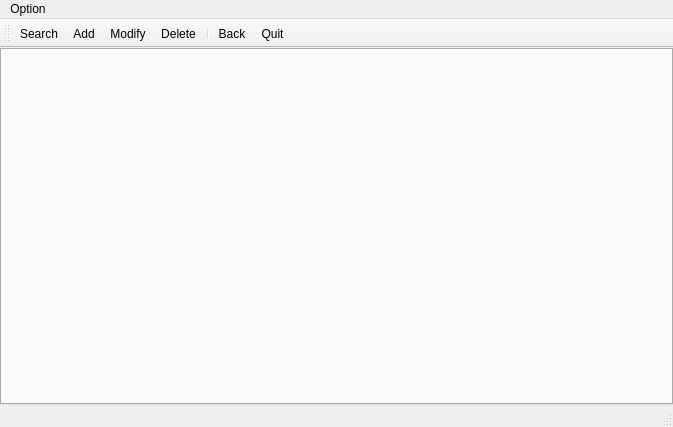
<?xml version="1.0" encoding="UTF-8"?>
<ui version="4.0">
 <class>patient</class>
 <widget class="QMainWindow" name="patient">
  <property name="geometry">
   <rect>
    <x>0</x>
    <y>0</y>
    <width>673</width>
    <height>427</height>
   </rect>
  </property>
  <property name="windowTitle">
   <string>MainWindow</string>
  </property>
  <widget class="QWidget" name="centralwidget">
   <layout class="QHBoxLayout" name="horizontalLayout">
    <property name="leftMargin">
     <number>0</number>
    </property>
    <property name="topMargin">
     <number>0</number>
    </property>
    <property name="rightMargin">
     <number>0</number>
    </property>
    <property name="bottomMargin">
     <number>0</number>
    </property>
    <item>
     <widget class="QTabWidget" name="tabWidget"/>
    </item>
   </layout>
  </widget>
  <widget class="QMenuBar" name="menubar">
   <property name="geometry">
    <rect>
     <x>0</x>
     <y>0</y>
     <width>673</width>
     <height>22</height>
    </rect>
   </property>
   <widget class="QMenu" name="menu">
    <property name="title">
     <string>Option</string>
    </property>
    <addaction name="actionSearch"/>
    <addaction name="actionAdd"/>
    <addaction name="actionModify"/>
    <addaction name="actionDelete"/>
    <addaction name="actionQuit"/>
    <addaction name="actionBack"/>
   </widget>
   <addaction name="menu"/>
  </widget>
  <widget class="QStatusBar" name="statusbar"/>
  <widget class="QToolBar" name="toolBar">
   <property name="windowTitle">
    <string>toolBar</string>
   </property>
   <attribute name="toolBarArea">
    <enum>TopToolBarArea</enum>
   </attribute>
   <attribute name="toolBarBreak">
    <bool>false</bool>
   </attribute>
   <addaction name="actionSearch"/>
   <addaction name="actionAdd"/>
   <addaction name="actionModify"/>
   <addaction name="actionDelete"/>
   <addaction name="separator"/>
   <addaction name="actionBack"/>
   <addaction name="actionQuit"/>
  </widget>
  <action name="actionAdd">
   <property name="icon">
    <iconset theme="QIcon::ThemeIcon::ContactNew"/>
   </property>
   <property name="text">
    <string>Add</string>
   </property>
  </action>
  <action name="actionModify">
   <property name="icon">
    <iconset theme="QIcon::ThemeIcon::EditUndo"/>
   </property>
   <property name="text">
    <string>Modify</string>
   </property>
  </action>
  <action name="actionDelete">
   <property name="icon">
    <iconset theme="QIcon::ThemeIcon::EditDelete"/>
   </property>
   <property name="text">
    <string>Delete</string>
   </property>
  </action>
  <action name="actionSearch">
   <property name="icon">
    <iconset theme="QIcon::ThemeIcon::EditFind"/>
   </property>
   <property name="text">
    <string>Search</string>
   </property>
  </action>
  <action name="actionQuit">
   <property name="icon">
    <iconset theme="QIcon::ThemeIcon::ApplicationExit"/>
   </property>
   <property name="text">
    <string>Quit</string>
   </property>
  </action>
  <action name="actionBack">
   <property name="icon">
    <iconset theme="QIcon::ThemeIcon::SystemLogOut"/>
   </property>
   <property name="text">
    <string>Back</string>
   </property>
  </action>
 </widget>
 <resources/>
 <connections/>
</ui>
